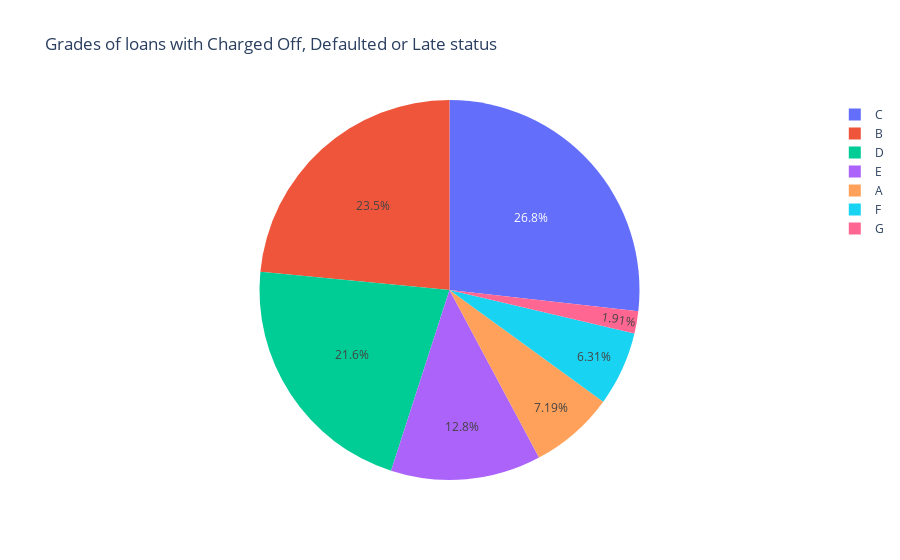

Source (notebook cell):
### Markdown cell above
- `grade`

We see the same with the loan grade of B, C or D.

### Code cell
grade_data = df_loss.groupby(['grade'])['grade'].count().reset_index(name='count')

px.pie(grade_data, values='count', names='grade', title='Grades of loans with Charged Off, Defaulted or Late status')

### Figure 1 — Plotly figure (JSON) as saved in the notebook; plotly's stock layout.template omitted (floating-point values rounded to 4 significant figures)
{"data": [{"domain": {"x": [0, 1], "y": [0, 1]}, "hovertemplate": "grade=%{label}<br>count=%{value}<extra></extra>", "labels": ["A", "B", "C", "D", "E", "F", "G"], "legendgroup": "", "name": "", "showlegend": true, "type": "pie", "values": [449, 1465, 1671, 1345, 798, 394, 119]}], "layout": {"legend": {"tracegroupgap": 0}, "title": {"text": "Grades of loans with Charged Off, Defaulted or Late status"}}}
